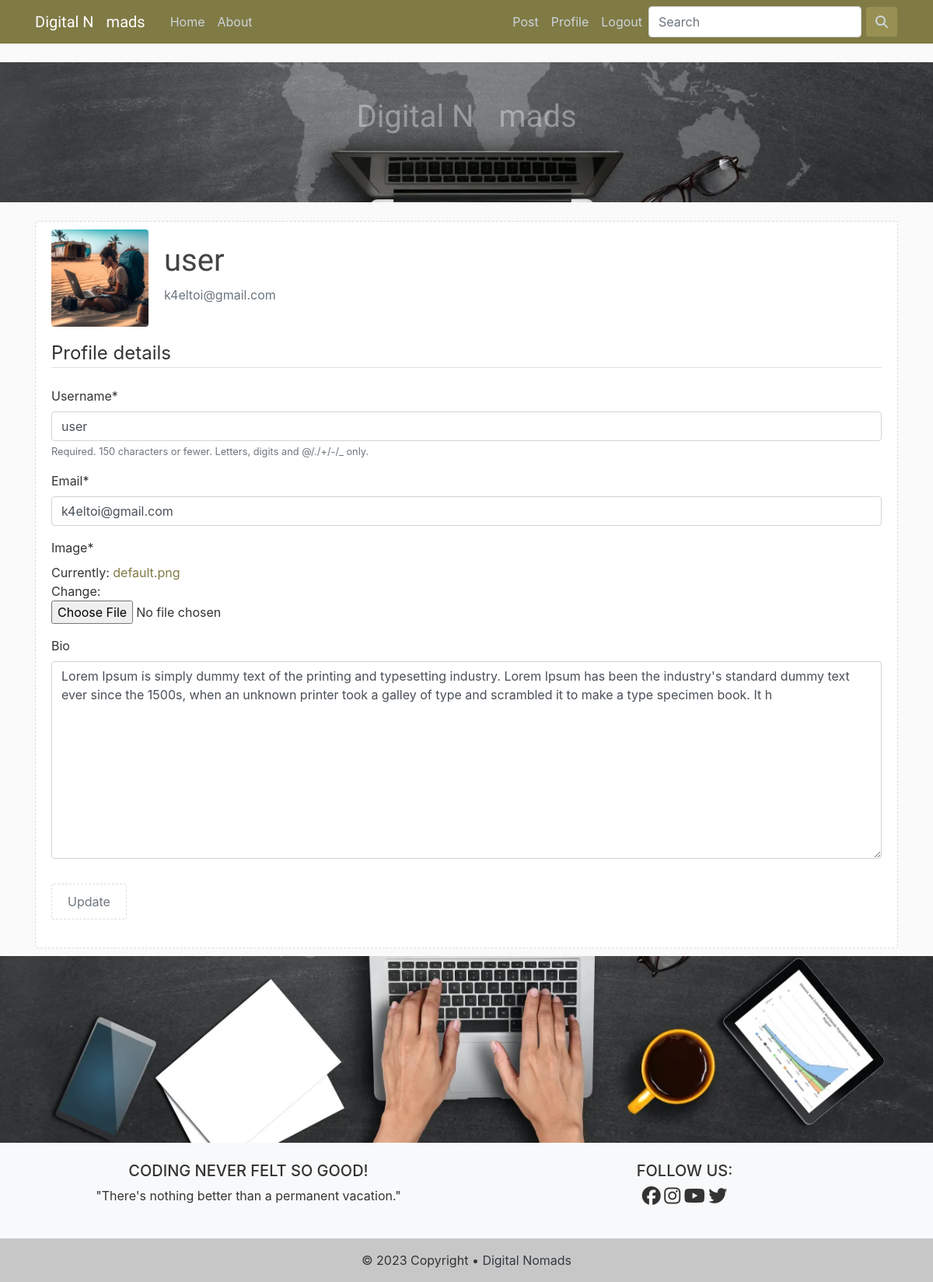
Before: /profile/ (signed in) with the older database file.
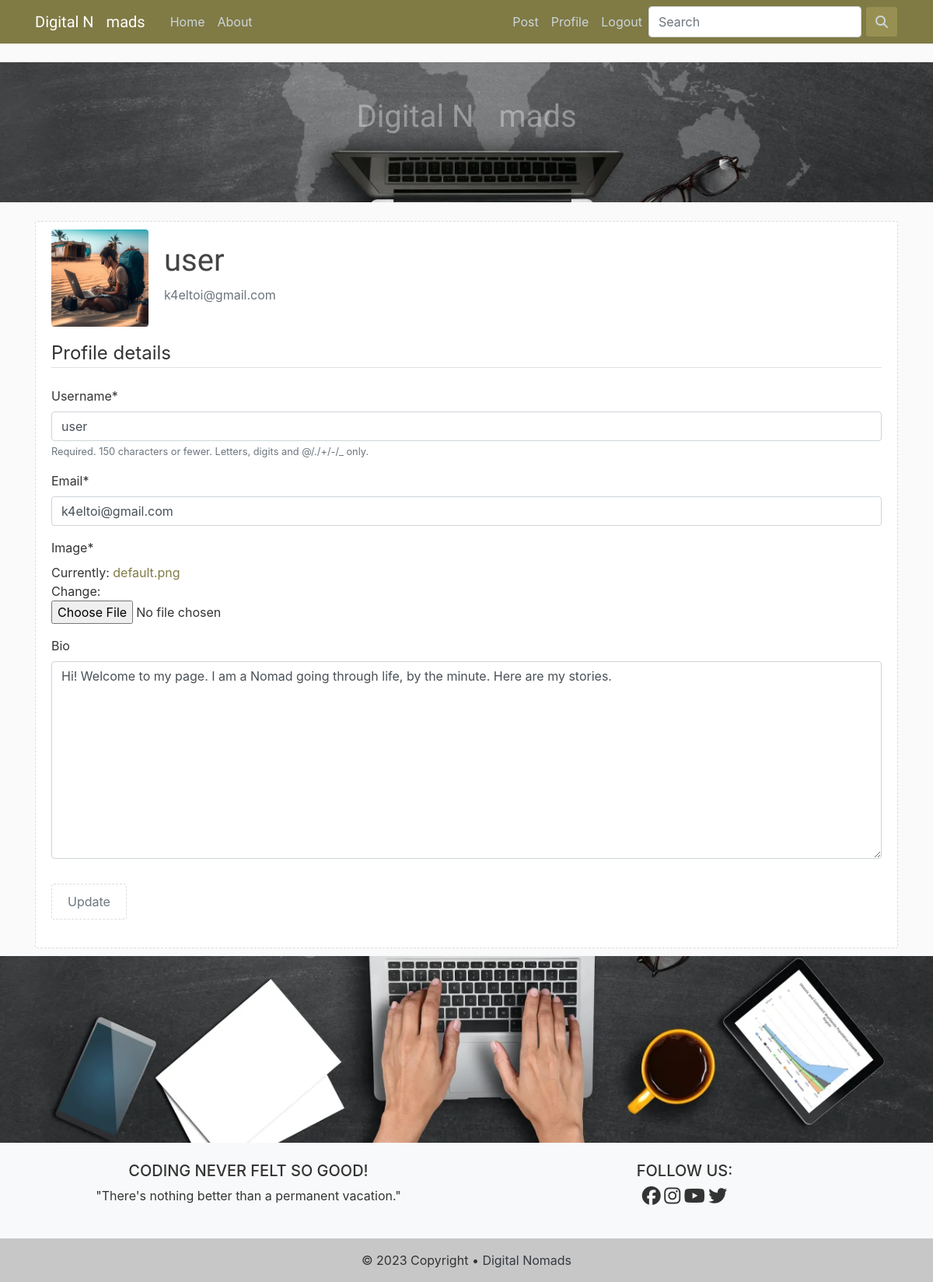
After: the same page with the newer database file.
### users/models.py (models this page shows, shortened)
class Profile(models.Model):
    user = models.OneToOneField(User, on_delete=models.CASCADE)
    image = models.ImageField(default='default.png', upload_to='profile_img')
    bio = models.TextField(max_length=500, blank=True, null=True)

### users/views.py (the view)
# urls.py: path('profile/', user_views.profile, name='profile'),
@login_required
def profile(request):
    if request.method == 'POST':
        profile_form = ProfileUpdateForm(request.POST, request.FILES, instance = request.user.profile)
        user_form = UserUpdateForm(request.POST, instance = request.user)
        if profile_form.is_valid() and user_form.is_valid():
            profile_form.save()
            user_form.save()
            messages.info(request, f'Account details have been updated.')
            return redirect('profile')
    else:
        profile_form = ProfileUpdateForm(instance=request.user.profile)
        user_form = UserUpdateForm(instance=request.user)
    context = {
        'profile_form': profile_form,
        'user_form': user_form
    }
    return render(request, 'users/profile.html', context)

### users/forms.py
class ProfileUpdateForm(forms.ModelForm):
    class Meta:
        model = Profile
        fields = ['image', 'bio']

class UserUpdateForm(forms.ModelForm):
    email = forms.EmailField()
    class Meta:
        model = User
        fields = ['username', 'email']

### users/templates/users/profile.html (shortened to what this page needs)
{% extends "blog/base.html" %}
{% load crispy_forms_tags %}
{% block content %}
<br>
    <div class="panels">
        <div class="media">
            <img class="rounded accountimg" src="{{ user.profile.image.url }}">
            <div class="media-body">
              <h2 class="accountname">{{ user.username }}</h2>
              <p class="text-secondary">{{ user.email }}</p>
            </div>
        </div>
        <form method="POST" enctype="multipart/form-data">
          <fieldset class="form-group">
              <legend class="border-bottom mb-4">
                  Profile details
              </legend>
              {{ user_form|crispy }}
              {{ profile_form|crispy }}
          </fieldset>
          <div class="form-group">
              <button class="btn btn-outline-secondary panels" type="submit">Update</button>
          </div>
        </form>
    </div>
{% endblock %}

Changed rows visible on the page:
changed Profile: bio "Lorem Ipsum is simply dummy text of the printing and typesetting industry. Lorem Ipsum has been the industry's standard dummy text ever since the 1500s, when an unknown printer took a galley of type and scrambled it to make a type specimen book. It h" → "Hi! Welcome to my page. I am a Nomad going through life, by the minute. Here are my stories."
